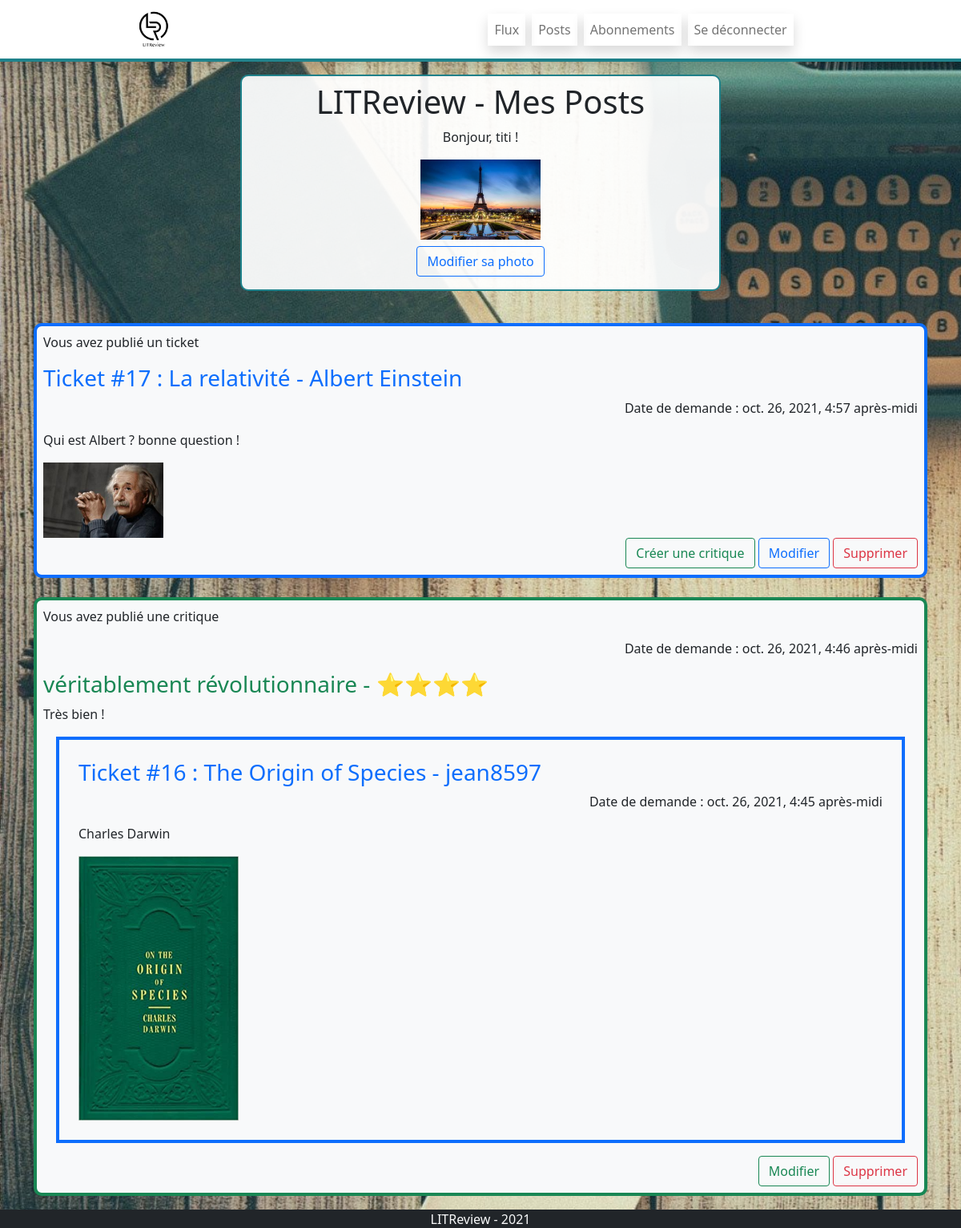
Screenshot of /posts/ (signed in) with the database file from the repository.
### authentication/models.py (models this page shows, shortened)
class User(AbstractUser):
    profile_photo = models.ImageField(
        verbose_name='Photo de profil', null=True)
    IMAGE_MAX_SIZE = (300, 300)

### review/models.py (models this page shows, shortened)
class Ticket(models.Model):
    title = models.CharField(max_length=128, null=True,
                             blank=True, verbose_name="Titre du Ticket")
    description = models.TextField(max_length=2048, blank=True, null=True)
    user = models.ForeignKey(
        to=settings.AUTH_USER_MODEL, on_delete=models.CASCADE, blank=True, null=True)
    image = models.ImageField(null=True)
    time_created = models.DateTimeField(
        default=timezone.now)
    IMAGE_MAX_SIZE = (300, 300)

class Review(models.Model):
    ticket = models.ForeignKey(Ticket, on_delete=models.CASCADE)
    rating = models.PositiveSmallIntegerField(
        validators=[MinValueValidator(0), MaxValueValidator(5)], verbose_name="Note", help_text="Note attribuée à la critique")
    headline = models.CharField(
        max_length=128, blank=True, null=True,  verbose_name="Titre de Critique")
    body = models.TextField(max_length=8192, blank=True,
                            null=True,  verbose_name="Commentaire")
    user = models.ForeignKey(
        to=settings.AUTH_USER_MODEL, on_delete=models.CASCADE, blank=True, null=True)
    time_created = models.DateTimeField(
        default=timezone.now)

### review/views.py (the view)
# urls.py: path('posts/', views.posts, name='posts'),
@ login_required
def posts(request):
    my_tickets = models.Ticket.objects.filter(
        user_id=request.user.id).order_by('-time_created')
    tickets = models.Ticket.objects.all().order_by('-time_created')
    reviews = models.Review.objects.filter(
        user_id=request.user.id).order_by('-time_created')
    tickets = [ticket for ticket in tickets]
    for ticket in tickets:
        for review in reviews:
            if review.ticket_id == ticket.id:
                ticket.review = review
    context = {"tickets": tickets,
               "reviews": reviews, "my_tickets": my_tickets}
    return render(request, 'review/posts.html', context)

### review/templates/review/posts.html (shortened to what this page needs)
{% extends '_base.html' %} {% load static %}
{% block main_content %}
<div class="container col-12 col-md-9 col-lg-6 p-2 borderTitle">
  <div class="row">
    <div class="jumbotron text-center">
      <h1>LITReview - Mes Posts</h1>
      <p>Bonjour, {{user.username}} !</p>
      {% if user.profile_photo %}
        <img src="{% get_media_prefix %}{{user.profile_photo}}" width="150px" />
        <div class=" text-center">
      <button class="m-2 btn btn-outline-primary" type="submit">
        <a
          href="{% url 'authentication:user_picture' %}"
          style="color: inherit; text-decoration: none"
          >Modifier sa photo</a
        >
      </button>
      </div>
      </div>
      {% endif %}
    </div>
  </div>
<div class="container">
  <div class="row my-3 d-flex justify-content-around">
    <div class="">
      {% for ticket in tickets %}
      {% if ticket.review %}
       {% if ticket.review.user_id == request.user.id %}
      {% include "review/partials/_flux_review_with_ticket.html" %}
      {% endif %}
      {% else %}
      {% if ticket.user_id == request.user.id %}
      {% include "review/partials/_flux_ticket_without_review.html" %}{% endif %}
      {% endif %} {% endfor%}
    </div>
  </div>
</div>
{% endblock main_content %}

### review/templates/review/partials/_flux_ticket_without_review.html
{% block flux_ticket %}
<div class="border border-primary border-4 p-2 my-4 bg-light borderLeft">
  {% if ticket.user_id == request.user.id %}
  <p>Vous avez publié un ticket</p>
  {% else %}
  <p>{{ticket.user}} a publié un ticket</p>
  {% endif%}
  <a
    href="{% url 'review:read_ticket' ticket.id %}"
    style="color: inherit; text-decoration: none"
  >
    <h3 class="text-primary">
      Ticket #{{ ticket.id }} : {{ ticket.title }}
    </h3></a
  >
  <p class="text-end">Date de demande : {{ticket.time_created}}</p>
  <p>{{ ticket.description }}</p>
  {% if ticket.image %}
  <img src="{{ ticket.image.url }}" width="150px" />
  {% endif %}
  <div class="text-end">
    <button class="btn btn-outline-success">
      <a
        href="{% url 'review:create_new_review_for_ticket' ticket.id %}"
        style="color: inherit; text-decoration: none"
        >Créer une critique</a
      >
    </button>
    {% if request.user.id == ticket.user_id%}
    <button class="btn btn-outline-primary">
      <a
        href="{% url 'review:modify_ticket' ticket.id %}"
        style="color: inherit; text-decoration: none"
        >Modifier
      </a>
    </button>
    <button class="btn btn-outline-danger">
      <a
        href="{% url 'review:delete_ticket' ticket.id %}"
        style="color: inherit; text-decoration: none"
        >Supprimer
      </a>
    </button>
    {% endif %}
  </div>
</div>
{% endblock %}

### review/templates/review/partials/_flux_review_with_ticket.html (shortened to what this page needs)
{% block flux_review_with_ticket %}
<div class="border border-success border-4 p-2 my-4 bg-light borderLeft">
  {% if ticket.review.user_id == request.user.id %}
  <p>Vous avez publié une critique</p>
  {% else %}
  <p>{{ticket.review.user}} a publié une critique</p>
  {% endif%}
  <p class="text-end">Date de demande : {{ticket.review.time_created}}</p>
  <h3 class="text-success">
    {{ ticket.review.headline }} -
    {% if ticket.review.rating == 4 %}⭐️⭐️⭐️⭐️{% endif%}
  </h3>
  <p>{{ticket.review.body}}</p>
  <div class="border border-primary border-4 p-4 m-3">
    <a
      href="{% url 'review:read_ticket' ticket.id %}"
      style="color: inherit; text-decoration: none"
    >
      <h3 class="text-primary">
        Ticket #{{ ticket.id }} : {{ ticket.title }} -
        {% if ticket.user_id == request.user.id %} Vous {% else %}
        {{ticket.user}} {% endif %}
      </h3></a
    >
    <p class="text-end">Date de demande : {{ticket.time_created}}</p>
    <p>{{ ticket.description }}</p>
    {% if ticket.image %}
    <img src="{{ ticket.image.url }}" width="200px" />
    {% endif %}
  </div>
  {% if request.user.id == ticket.review.user_id%}
  <div class="text-end">
    <button class="btn btn-outline-success">
      <a
        href="{% url 'review:modify_review' ticket.review.id %}"
        style="color: inherit; text-decoration: none"
        >Modifier
      </a>
    </button>
    <button class="btn btn-outline-danger">
      <a
        href="{% url 'review:delete_review' ticket.review.id %}"
        style="color: inherit; text-decoration: none"
        >Supprimer
      </a>
    </button>
  </div>
  {% endif %}
</div>
{% endblock %}

### litreview_project/static/litreview_project/css/style.css (style rules this page uses)
.borderLeft { transition: all 300ms; background-color: #ffffffee; border: solid 1px #1F828B ; border-left: solid 10px #1F828B ; border-radius: 10px; display: block; }
.borderTitle { transition: all 300ms; background-color: #ffffffee; border: solid 2px #1F828B ; border-radius: 10px; display: block; }

### rows the page displays
User: username "titi", profile_photo (picture)
Ticket: shows "Vous avez publié un ticket", id "17", title "La relativité - Albert Einstein", time_created "oct. 26, 2021, 4:57 après-midi", description "Qui est Albert ? bonne question !", image (picture), shows "Modifier"
Ticket: shows "Vous avez publié une critique", review.time_created "oct. 26, 2021, 4:46 après-midi", review.headline "véritablement révolutionnaire", review.body "Très bien !", id "16", title "The Origin of Species", user "jean8597", time_created "oct. 26, 2021, 4:45 après-midi", description "Charles Darwin", image (picture), shows "Modifier"
